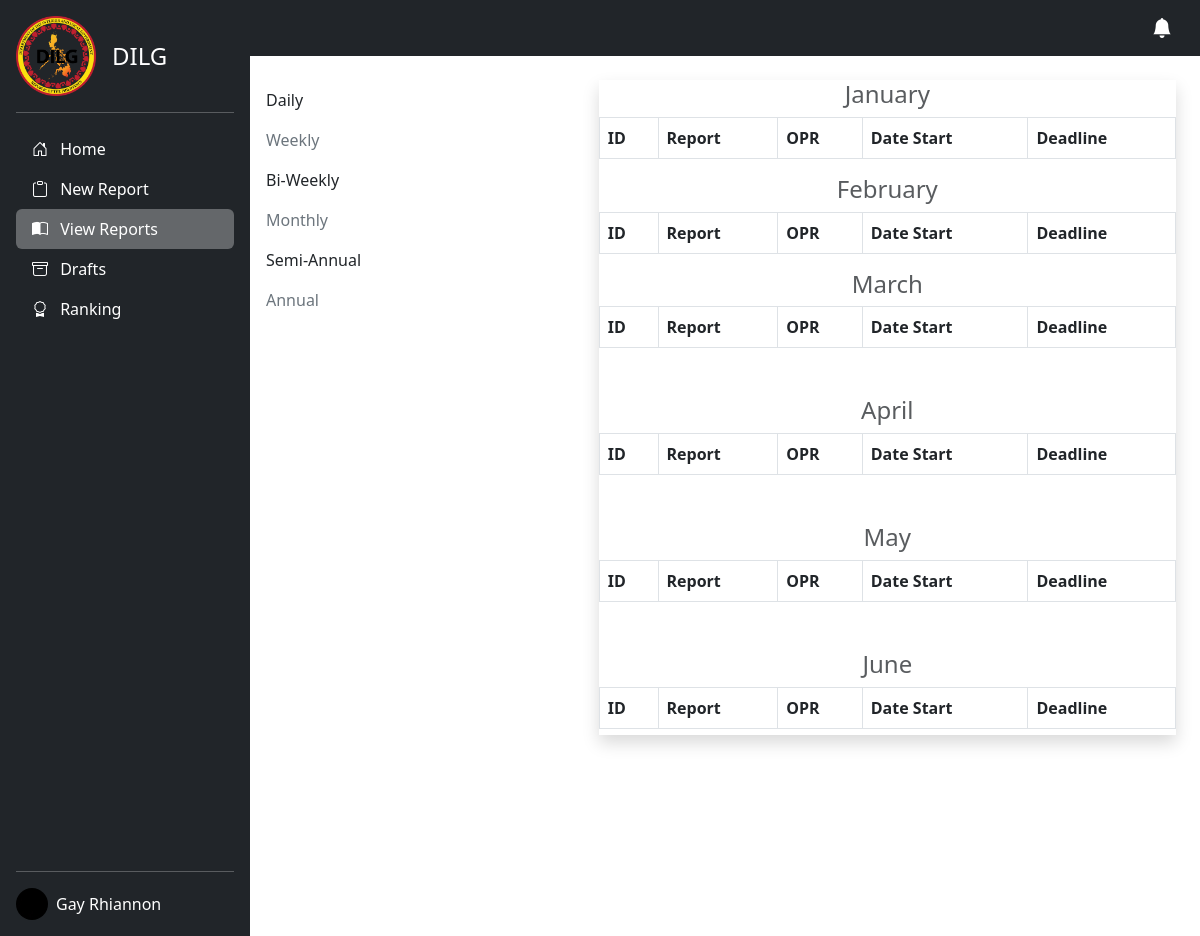
The page /admin/semi-anual.php (signed in) on the database its author committed.
### tables this page shows
CREATE TABLE `users` (
  `id` int(11) NOT NULL,
  `user_type` int(50) NOT NULL,
  `email` varchar(50) NOT NULL,
  `email_status` int(11) NOT NULL,
  `password` varchar(255) NOT NULL,
  `first_name` varchar(50) NOT NULL,
  `middle_name` varchar(50) NOT NULL,
  `last_name` varchar(50) NOT NULL,
  `date_of_birth` date NOT NULL,
  `barangay` varchar(50) NOT NULL,
  `v_token` varchar(255) NOT NULL,
  `image` blob NOT NULL,
  `date_time_created` datetime NOT NULL,
  `date_time_updated` datetime NOT NULL
);

### admin/semi-anual.php (the view, shortened to what this page needs)
<?php
include('../connection.php');
$curMonth = date("m", time());
$curQuarter = ceil($curMonth / 3);
$email = $_SESSION['email'];
$report_link = "add-report.php";
$view_link = "reports.php";
$draft_link = "draft.php";
$ranking = "ranking.php";
if ($curQuarter == 1 || $curQuarter == 2) {
  $months = ['January', 'February', 'March', 'April', 'May', 'June'];
} elseif ($curQuarter == 3 || $curQuarter == 4) {
  $months = ['July', 'August', 'September', 'October', 'November', 'December'];
}
?>
<!DOCTYPE html>
<html lang="en">
<head>
  <link href="https://cdn.jsdelivr.net/npm/bootstrap@5.3.0-alpha1/dist/css/bootstrap.min.css" rel="stylesheet">
  <link rel="stylesheet" href="https://cdnjs.cloudflare.com/ajax/libs/bootstrap-icons/1.10.3/font/bootstrap-icons.min.css" />
  <link rel="stylesheet" href="../src/css/preloader.css">
</head>
<body>
  <main class="d-flex">
    <div class="d-flex flex-column flex-shrink-0 p-3 text-white bg-dark" style="width: 250px; min-height: 100vh;">
      <a href="/" class="d-flex align-items-center mb-3 mb-md-0 me-md-auto text-white text-decoration-none">
        <img src="../src/img/dilg.png" height="80" alt="">
        <span class="fs-4 ps-3">DILG</span>
      </a>
      <hr>
      <ul class="nav nav-pills flex-column mb-auto">
        <li class="nav-item">
          <a href="index.php" class="nav-link text-white">
            <i class="bi bi-house-door me-2"></i>
            Home
          </a>
        </li>
        <li>
          <a href="<?php echo $report_link ?>" class="nav-link text-white">
            <i class="bi bi-clipboard me-2"></i>
            New Report
          </a>
        </li>
        <li>
          <a href="<?php echo $view_link ?>" class="nav-link text-white active" aria-current="page">
            <i class="bi bi-book-half me-2"></i>
            View Reports
          </a>
        </li>
        <li>
          <a href="<?php echo $draft_link ?>" class="nav-link text-white">
            <i class="bi bi-archive me-2"></i>
            Drafts
          </a>
        </li>
        <li>
          <a href="<?php echo $ranking ?>" class="nav-link text-white">
            <i class="bi bi-award me-2"></i>
            Ranking
          </a>
        </li>
      </ul>
      <hr>
      <div class="dropdown">
        <a href="#" class="d-flex align-items-center text-white text-decoration-none" id="dropdownUser1" data-bs-toggle="dropdown" aria-expanded="false">
          <?php
          $sql_admin = "SELECT * FROM users WHERE email = '$email'";
          $query_admin = mysqli_query($conn, $sql_admin);
          $admin_row = mysqli_fetch_array($query_admin);
          ?>
          <img src="<?php if (empty($admin_row['image'])) {
                      echo '../src/img/avatar.svg';
                    } else {
                      echo 'admins/' . $admin_row['image'];
                    } ?>" alt="" width="32" height="32" class="rounded-circle me-2">
          <?= $admin_row['first_name'] . ' ' . $admin_row['last_name'] ?>
        </a>
      </div>
    </div>
    <div class="container-fluid p-0">
      <nav class="navbar bg-dark navbar-dark">
        <div class="container">
          <a class="navbar-brand ms-auto" href="#"><i class="bi bi-bell-fill"></i></a>
        </div>
      </nav>
      <div class="row mt-4">
        <div class="col-lg-4">
          <ul class="nav flex-column">
            <li class="nav-item">
              <a class="nav-link text-dark" href="daily.php">Daily</a>
            </li>
            <li class="nav-item">
              <a class="nav-link text-secondary" href="weekly.php">Weekly</a>
            </li>
            <li class="nav-item">
              <a class="nav-link text-dark" href="bi-weekly.php">Bi-Weekly</a>
            </li>
            <li class="nav-item">
              <a class="nav-link text-secondary" href="monthly.php">Monthly</a>
            </li>
            <li class="nav-item">
              <a class="nav-link text-dark" href="semi-anual.php">Semi-Annual</a>
            </li>
            <li class="nav-item">
              <a class="nav-link text-secondary" href="annualy.php">Annual</a>
            </li>
          </ul>
        </div>
        <div class="col-lg-8">
          <div class="card shadow py-0 mx-4" style="border: none; border-radius: 0; max-height: 70vh; overflow: hidden; overflow-y:scroll ;">
            <h1 class="text-center text-muted h4"> <?php echo $months[0] ?></h1>
            <table class="table table-bordered">
              <thead>
                <tr>
                  <th>ID</th>
                  <th>Report</th>
                  <th>OPR</th>
                  <th>Date Start</th>
                  <th>Deadline</th>
                </tr>
              </thead>
            </table>
            <h1 class="text-center text-muted h4"> <?php echo $months[1] ?></h1>
            <table class="table table-bordered">
              <thead>
                <tr>
                  <th>ID</th>
                  <th>Report</th>
                  <th>OPR</th>
                  <th>Date Start</th>
                  <th>Deadline</th>
                </tr>
              </thead>
            </table>
            <h1 class="text-center text-muted h4"> <?php echo $months[2] ?></h1>
            <table class="table table-bordered mb-5">
              <thead>
                <tr>
                  <th>ID</th>
                  <th>Report</th>
                  <th>OPR</th>
                  <th>Date Start</th>
                  <th>Deadline</th>
                </tr>
              </thead>
            </table>
            <h1 class="text-center text-muted h4"> <?php echo $months[3] ?></h1>
            <table class="table table-bordered mb-5">
              <thead>
                <tr>
                  <th>ID</th>
                  <th>Report</th>
                  <th>OPR</th>
                  <th>Date Start</th>
                  <th>Deadline</th>
                </tr>
              </thead>
            </table>
            <h1 class="text-center text-muted h4"> <?php echo $months[4] ?></h1>
            <table class="table table-bordered mb-5">
              <thead>
                <tr>
                  <th>ID</th>
                  <th>Report</th>
                  <th>OPR</th>
                  <th>Date Start</th>
                  <th>Deadline</th>
                </tr>
              </thead>
            </table>
            <h1 class="text-center text-muted h4"> <?php echo $months[5] ?></h1>
            <table class="table table-bordered">
              <thead>
                <tr>
                  <th>ID</th>
                  <th>Report</th>
                  <th>OPR</th>
                  <th>Date Start</th>
                  <th>Deadline</th>
                </tr>
              </thead>
            </table>
          </div>
        </div>
      </div>
    </div>
  </main>
</body>
</html>

### admin/semi-anual.php (style rules this page uses)
body { overflow-x: hidden; }
.active { background: rgba(255, 255, 255, 0.3) !important; }

### rows shown on the page
users: image (picture), first_name "Gay", last_name "Rhiannon"

### other values the page prints
$months[0] "January"
$months[1] "February"
$months[2] "March"
$months[3] "April"
$months[4] "May"
$months[5] "June"
